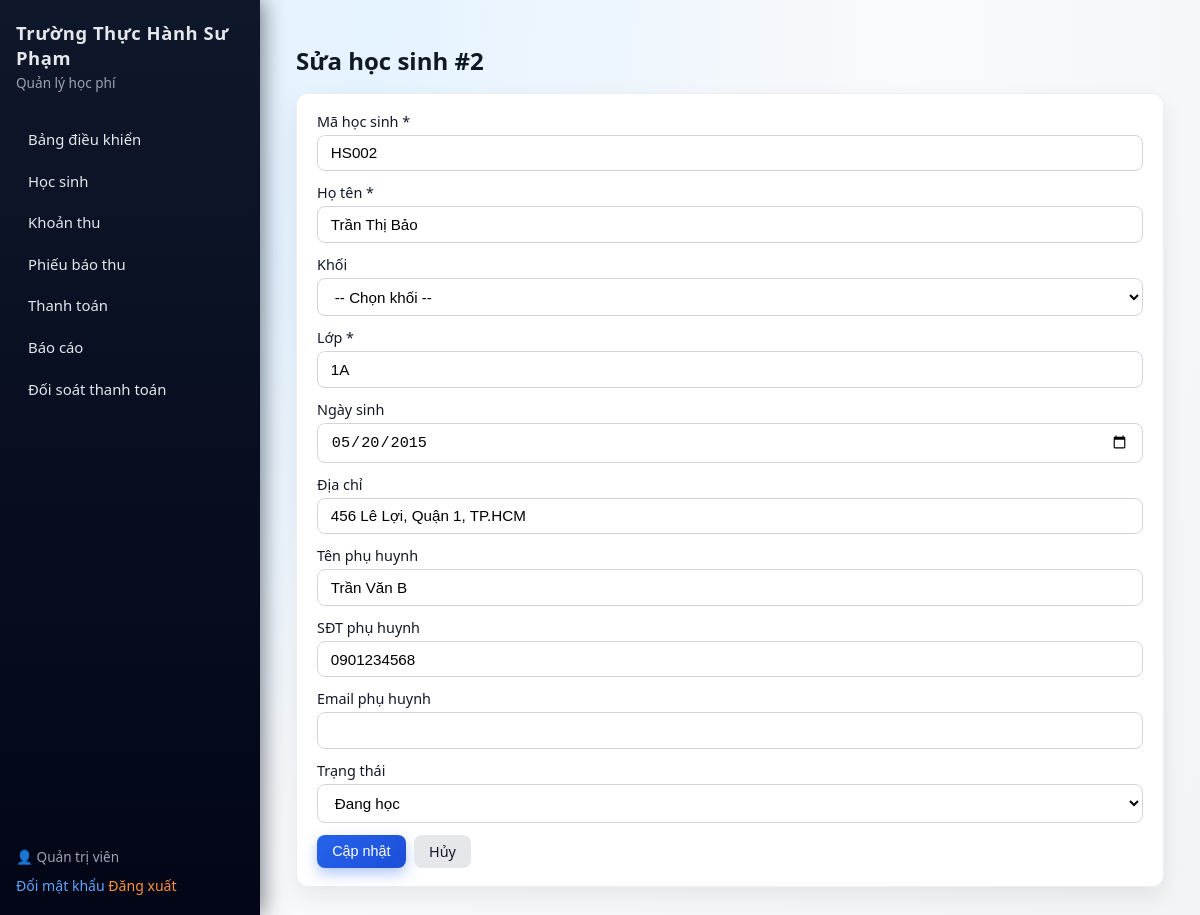
The app's page /public/index.php?controller=hocsinh&action=edit&id=2 (signed in) with its own data.
### tables this page shows
CREATE TABLE IF NOT EXISTS students (
    id INT AUTO_INCREMENT PRIMARY KEY,
    student_code VARCHAR(20) NOT NULL UNIQUE,
    full_name VARCHAR(100) NOT NULL,
    grade VARCHAR(10),
    class VARCHAR(20) NOT NULL,
    dob DATE,
    address VARCHAR(255),
    parent_name VARCHAR(100),
    parent_phone VARCHAR(20),
    parent_email VARCHAR(100),
    status ENUM('active', 'inactive') DEFAULT 'active',
    created_at TIMESTAMP DEFAULT CURRENT_TIMESTAMP,
    updated_at TIMESTAMP DEFAULT CURRENT_TIMESTAMP ON UPDATE CURRENT_TIMESTAMP
);

### app/core/BaseController.php (called while the page is built, shortened)
<?php
abstract class BaseController
{
    protected function render(string $view, array $params = []): void
    {
        require __DIR__ . '/../views/layouts/chinh.php';
    }
}

### app/controllers/HocSinhController.php (called while the page is built, shortened)
<?php
class HocSinhController extends BaseController
{
    public function editAction(): void
    {
        $id = (int)($_GET['id'] ?? 0);
        $student = $id ? HocSinh::find($id) : null;
        $error = null;
        $data = [
            'student_code' => (string)$student['student_code'],
            'full_name' => (string)$student['full_name'],
            'class' => (string)$student['class'],
            'dob' => (string)($student['dob'] ?? ''),
            'address' => (string)($student['address'] ?? ''),
            'parent_name' => (string)($student['parent_name'] ?? ''),
            'parent_phone' => (string)($student['parent_phone'] ?? ''),
            'parent_email' => (string)($student['parent_email'] ?? ''),
            'status' => (string)($student['status'] ?? 'active'),
        ];
        $this->render('hocsinh/edit', [
            'pageTitle' => 'Sửa học sinh',
            'error' => $error,
            'id' => $id,
            'data' => $data,
        ]);
    }
}

### app/core/Router.php (called while the page is built, shortened)
<?php
class Router
{
    public function dispatch(string $controllerName, string $actionName): void
    {
        $actionMethod = $actionName . 'Action';
        $controller = new $controllerClass();
        $controller->{$actionMethod}();
    }
}

### public/index.php (called while the page is built, shortened)
<?php
require_once __DIR__ . '/../app/core/BaseController.php';
require_once __DIR__ . '/../app/core/Router.php';
$router = new Router();
$controller = $_GET['controller'] ?? 'dashboard';
$action = $_GET['action'] ?? 'index';
try {
    $router->dispatch($controller, $action);
} catch (Throwable $e) {
    http_response_code(500);
    echo '<h1>Lỗi hệ thống</h1>';
    echo '<p>' . htmlspecialchars($e->getMessage(), ENT_QUOTES, 'UTF-8') . '</p>';
}

### app/models/HocSinh.php (called while the page is built, shortened)
<?php
class HocSinh
{
    public static function find(int $id): ?array
    {
        $pdo = Database::getConnection();
        $stmt = $pdo->prepare('SELECT * FROM students WHERE id = :id');
        $stmt->execute(['id' => $id]);
        $row = $stmt->fetch();
        return $row ?: null;
    }
}

### app/views/hocsinh/_form.php (the view, shortened to what this page needs)
<div class="form-group">
    <label class="form-label">Mã học sinh *</label>
    <input class="form-control" name="student_code" required value="<?= htmlspecialchars((string)$data['student_code'], ENT_QUOTES, 'UTF-8') ?>">
</div>
<div class="form-group">
    <label class="form-label">Họ tên *</label>
    <input class="form-control" name="full_name" required value="<?= htmlspecialchars((string)$data['full_name'], ENT_QUOTES, 'UTF-8') ?>">
</div>
<div class="form-group">
    <label class="form-label">Khối</label>
    <select class="form-control" name="grade">
        <option value="">-- Chọn khối --</option>
    </select>
</div>
<div class="form-group">
    <label class="form-label">Lớp *</label>
    <input class="form-control" name="class" required value="<?= htmlspecialchars((string)$data['class'], ENT_QUOTES, 'UTF-8') ?>">
</div>
<div class="form-group">
    <label class="form-label">Ngày sinh</label>
    <input class="form-control" type="date" name="dob" value="<?= htmlspecialchars((string)$data['dob'], ENT_QUOTES, 'UTF-8') ?>">
</div>
<div class="form-group">
    <label class="form-label">Địa chỉ</label>
    <input class="form-control" name="address" value="<?= htmlspecialchars((string)($data['address'] ?? ''), ENT_QUOTES, 'UTF-8') ?>">
</div>
<div class="form-group">
    <label class="form-label">Tên phụ huynh</label>
    <input class="form-control" name="parent_name" value="<?= htmlspecialchars((string)$data['parent_name'], ENT_QUOTES, 'UTF-8') ?>">
</div>
<div class="form-group">
    <label class="form-label">SĐT phụ huynh</label>
    <input class="form-control" name="parent_phone" value="<?= htmlspecialchars((string)$data['parent_phone'], ENT_QUOTES, 'UTF-8') ?>">
</div>
<div class="form-group">
    <label class="form-label">Email phụ huynh</label>
    <input class="form-control" type="email" name="parent_email" value="<?= htmlspecialchars((string)$data['parent_email'], ENT_QUOTES, 'UTF-8') ?>">
</div>
<div class="form-group">
    <label class="form-label">Trạng thái</label>
    <select class="form-control" name="status">
        <option value="active" <?= ($data['status'] ?? '') === 'active' ? 'selected' : '' ?>>Đang học</option>
    </select>
</div>

### public/css/style.css (style rules this page uses)
*, *::before, *::after { box-sizing: border-box; }
body { margin: 0; font-family: system-ui, -apple-system, BlinkMacSystemFont, 'Segoe UI', sans-serif; background: radial-gradient(circle at top left, #eff6ff 0, #e5f3ff 25%, #f9fafb 60%, #f3f4f6 100%); color: #111827; }
.form__input, .form-control, .form-textarea, select { width: 100%; padding: 0.55rem 0.8rem; border-radius: 0.5rem; border: 1px solid #d1d5db; font-size: 0.95rem; background: #ffffff; transition: border-color 0.12s ease, box-shadow 0.12s ease, background 0.12s ease; }
.form-group { margin-bottom: 0.75rem; }
.form-label { display: block; margin-bottom: 0.25rem; font-size: 0.9rem; }

### records on screen
students: student_code "HS002", full_name "Trần Thị Bảo", class "1A", dob "05/20/2015", address "456 Lê Lợi, Quận 1, TP.HCM", parent_name "Trần Văn B", parent_phone "0901234568", status "Đang học"

### other values on screen
Config::SCHOOL_NAME "Trường Thực Hành Sư Phạm"
$_SESSION['user_full_name'] "Quản trị viên"
$id "2"
